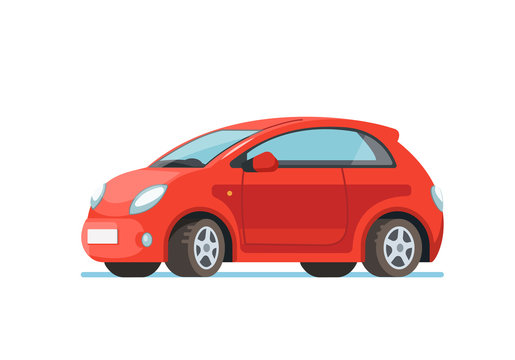
#> input picture data/car.jpg, 515 x 360 px, found by its file name
$ python otsu_method.py   (older library calls are emulated)
#> lines starting #> are read from the running program, lines starting #| are printed output that depends on the picture; after the words box and inside, x2 and y2 are one past the last pixel; in counts of white or black regions, pixels touching at a corner belong together
"""
We will learn how to use the OTSU method in order to find borders over a figure in an image.
"""
#### 1. Import necessary libraries ####
import cv2
import cv2.cv2
import matplotlib.pyplot as plt
import numpy as np
from scipy import ndimage

#### 2. Define global variables ####
INPUT_IMAGE_PATH = "/Users/aitor/Desktop/Personal/repos/image_processing_playground/data/car.jpg"

#### 3. Code ####
# First of all, we load the image
image = cv2.imread(INPUT_IMAGE_PATH)
#> image is the input picture: shape (360, 515, 3); mean B, G, R 212.2, 213.5, 236.9

# As we saw in the introduction to cv2, we can convert an image into gray scale and we can plot an histogram.
# In fact, this histogram gives us information about in what values of pixels (more or less) the object is located.
# Let's take what we did in the intro_cv2.py script:
image_gray = cv2.cvtColor(image, cv2.COLOR_BGR2GRAY)
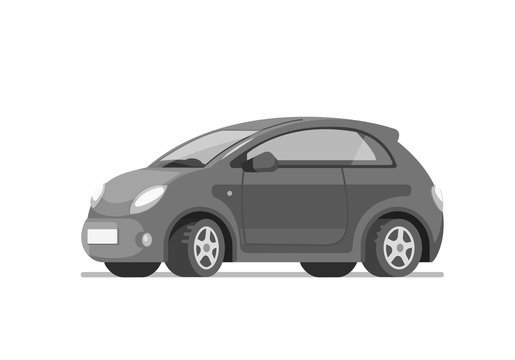
#> image_gray: shape (360, 515); min 17, max 255, mean 220.3
image_gray_flatten = image_gray.flatten()

""" plt.figure()
plt.hist(image_gray_flatten, bins=100)
plt.show() """

# Looking at the histogram, we can set a threshold of 251 in order to find the object, making use of a binary
# image:
thres = 251
# Our binary mask is going to be all white except from those pixels that are below the threshold:
mask = np.uint8((image_gray<thres)*255)
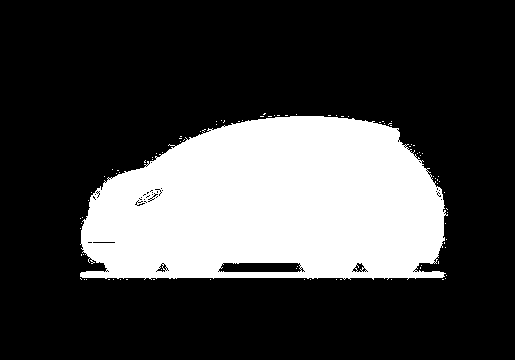
#> mask: shape (360, 515); 26% white; 91 white regions (90 under 20 px), largest, box (x1, y1, x2, y2) and area: (80, 116, 448, 280) 47989

""" cv2.imshow("mask", mask)
cv2.waitKey(0) """

# So, we can detect quite well the image making use of a chosen threshold. However, choosing the threshold by hand
# is not easy in some images. Thus, the idea is to use Otsu's method in order to look for it. The idea here is
# to find the threshold that discriminates between the background and the object looking at the hstogram.
# This can be find by using cv2.threshold() and the method cv2.THRESH_OTSU

threshold_otsu, _ = cv2.threshold(image_gray, 0, 255, cv2.THRESH_OTSU)
#> threshold_otsu = 177
print(threshold_otsu)
#| 177.0
mask_otsu = np.uint8((image_gray<threshold_otsu)*255)
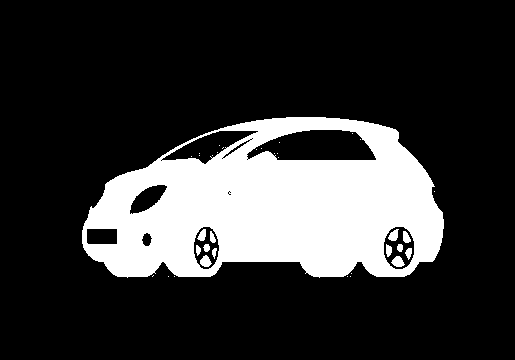
#> mask_otsu: shape (360, 515); 21.1% white; 35 white regions (22 under 20 px), largest, box (x1, y1, x2, y2) and area: (82, 117, 444, 278) 38273, (391, 256, 405, 267) 102, (200, 255, 212, 267) 96

""" cv2.imshow("mask_otsu", mask_otsu)
cv2.waitKey(0) """

# As a bonus, if an image has more than one object and we want to label them and select the object of interest, we can do the
# following:
output = cv2.connectedComponentsWithStats(mask_otsu, 4, cv2.CV_32S)
# The number of objects will be in position 0, labels in position 1 and stats in position 2:
num_objects = output[0]
#> num_objects = 36
labels = output[1]
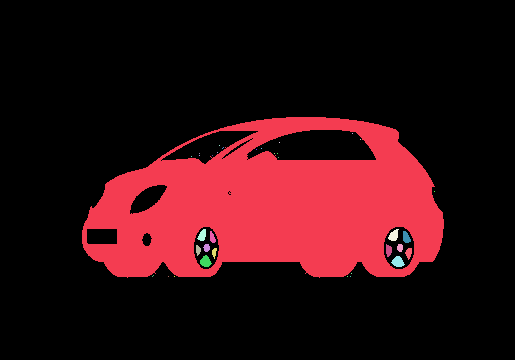
#> labels: shape (360, 515) int32; 36 distinct labels, from 0 to 35; one colour per label, 0 black
stats = output[2]
#> stats = 36 rows, first 6: [0, 0, 515, 360, 146359], [82, 117, 362, 161, 38273], [352, 133, 1, 1, 1], [360, 139, 1, 1, 1], [279, 142, 1, 1, 1], [219, 145, 1, 1, 1]
# This can be useful when we have just one objectand the Otsu method detects some noise and we want to delete it. In that case
# we consider the object with highest area and the rest of the objects we set them to black. Ifwe want to do this now:

# stats' last column indicates the number of pixels each object has. Thus, if we consider the second object with the most pixels,
# we can take the object with highest area. Why the second? Because the first one is the background.
# First row, row 0 is the background, we avoid it. But, we need to find where the object is by using np.argmax.
print(stats)
#| [[     0      0    515    360 146359]
#|  [    82    117    362    161  38273]
#|  [   352    133      1      1      1]
#|  [   360    139      1      1      1]
#|  [   279    142      1      1      1]
#|  [   219    145      1      1      1]
#|  [   222    147      2      2      2]
#|  [   256    149      1      1      1]
#|  [   261    148      1      1      1]
#|  [   199    153      1      1      1]
#|  [   217    152      1      1      1]
#|  [   274    153      1      1      1]
#> (further printed lines are left out)
print(labels)
#> (printed output is left out)
new_mask = np.uint8(labels == np.argmax(stats[:, 4][1:])+1)
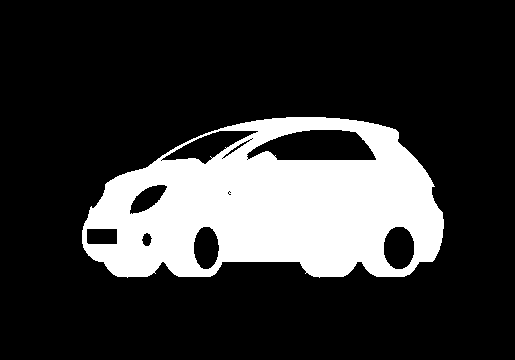
#> new_mask: shape (360, 515); values 0 (black) and 1 (white), 20.6% white; 1 white region, box (x1, y1, x2, y2) and area: (82, 117, 444, 278) 38273

# We will use ndimage in order to fill holes in case our mask has holes:
#new_mask = ndimage.binary_fill_holes(new_mask).astype(np.uint8)
cv2.imshow("mask_highest_area", new_mask)
cv2.waitKey(0)

# Finally we destroy all windows:
cv2.destroyAllWindows()

$ run again, with data/banana.jpg copied over data/car.jpg
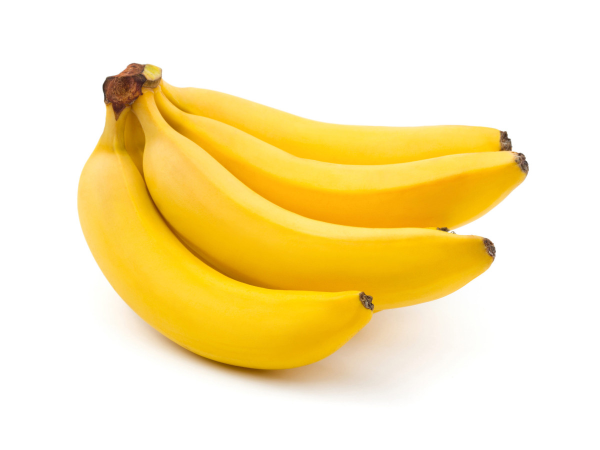
#> input picture data/banana.jpg, 1200 x 900 px, found by its file name (shown at 1/2 size)
#> image is the input picture: shape (900, 1200, 3); mean B, G, R 178.6, 231.4, 249.5
#> `mask = np.uint8((image_gray<thres)*255)`:
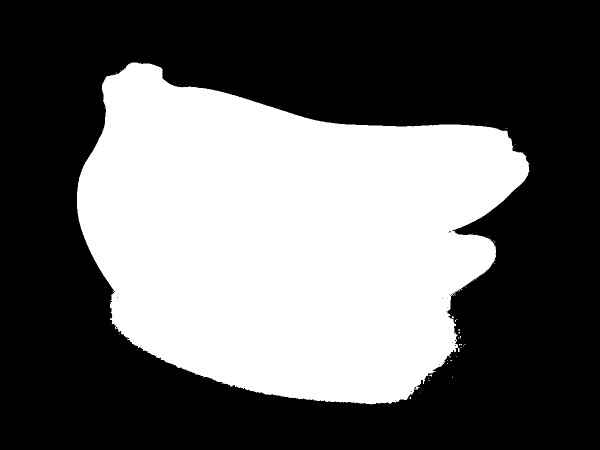
#> mask: shape (900, 1200) (shown at 1/2 size); 39.4% white; 66 white regions (65 under 20 px), largest, box (x1, y1, x2, y2) and area: (154, 124, 1060, 809) 425798
#> threshold_otsu = 220
#| 220.0
#> mask_otsu: shape (900, 1200); 33.6% white; 49 white regions (47 under 20 px), largest, box (x1, y1, x2, y2) and area: (156, 126, 1058, 778) 362786, (655, 328, 664, 331) 22
#> num_objects = 50
#> `labels = output[1]`:
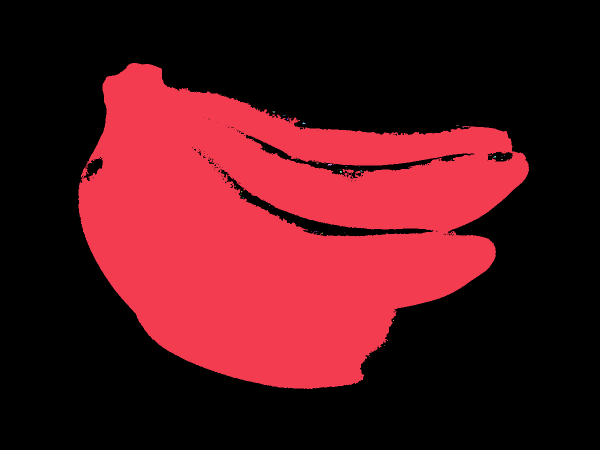
#> labels: shape (900, 1200) int32 (shown at 1/2 size); 50 distinct labels, from 0 to 49; one colour per label, 0 black
#> stats = 50 rows, first 6: [0, 0, 1200, 900, 717025], [156, 126, 902, 652, 362786], [472, 197, 1, 1, 1], [511, 216, 1, 1, 1], [514, 216, 1, 1, 1], [545, 223, 5, 2, 9]
#| [[     0      0   1200    900 717025]
#|  [   156    126    902    652 362786]
#|  [   472    197      1      1      1]
#|  [   511    216      1      1      1]
#|  [   514    216      1      1      1]
#|  [   545    223      5      2      9]
#> (further printed lines are left out)
#> (printed output is left out)
#> new_mask: shape (900, 1200); values 0 (black) and 1 (white), 33.6% white; 1 white region, box (x1, y1, x2, y2) and area: (156, 126, 1058, 778) 362786
